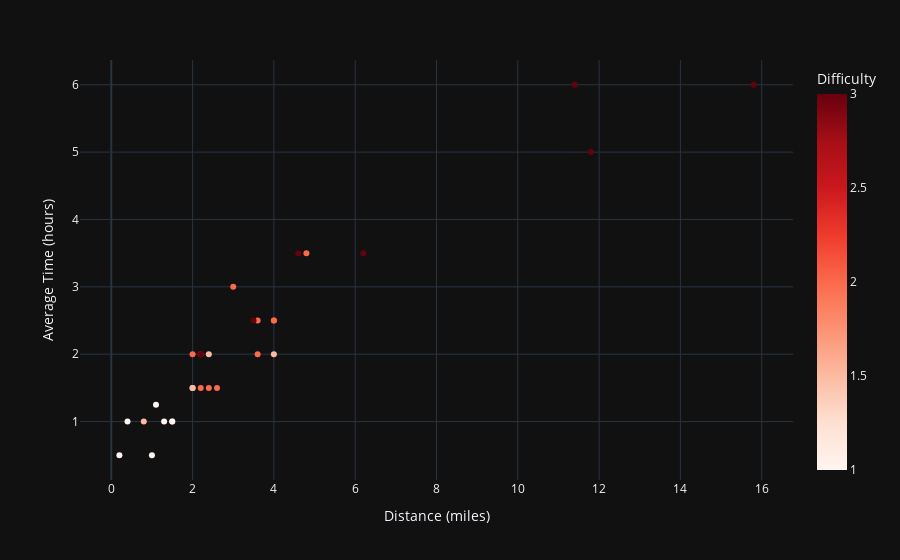

This figure's notebook cell:
### Code cell
px.scatter(df, x = "Distance (miles)", y = "Average Time (hours)", 
           color = "Difficulty", color_continuous_scale = "reds", template = "plotly_dark",symbols)

### Figure 1 — Plotly figure (JSON) as saved in the notebook; plotly's stock layout.template omitted (floating-point values rounded to 4 significant figures)
{"data": [{"hovertemplate": "Distance (miles)=%{x}<br>Average Time (hours)=%{y}<br>Difficulty=%{marker.color}<extra></extra>", "legendgroup": "", "marker": {"color": [1, 2.5, 3, 2, 2, 3, 3, 1, 2, 1, 3, 3, 1.5, 2, 3, 2, 1.5, 1, 2, 2, 1.5, 2, 2, 1.5, 3, 2, 1.5, 1, 1, 1], "coloraxis": "coloraxis", "symbol": "circle"}, "mode": "markers", "name": "", "orientation": "v", "showlegend": false, "type": "scatter", "x": [2, 2.2, 4.6, 2.4, 4, 11.4, 6.2, 1.1, 3.6, 0.2, 11.8, 15.8, 0.8, 2, 2.2, 4, 2.4, 0.4, 2.2, 3.6, 2, 3, 4.8, 4, 3.5, 2.6, 1.5, 1.5, 1.3, 1], "xaxis": "x", "y": [1.5, 2, 3.5, 1.5, 2.5, 6, 3.5, 1.25, 2, 0.5, 5, 6, 1, 2, 2, 2.5, 2, 1, 1.5, 2.5, 1.5, 3, 3.5, 2, 2.5, 1.5, 1, 1, 1, 0.5], "yaxis": "y"}], "layout": {"coloraxis": {"colorbar": {"title": {"text": "Difficulty"}}, "colorscale": [[0, "rgb(255,245,240)"], [0.125, "rgb(254,224,210)"], [0.25, "rgb(252,187,161)"], [0.375, "rgb(252,146,114)"], [0.5, "rgb(251,106,74)"], [0.625, "rgb(239,59,44)"], [0.75, "rgb(203,24,29)"], [0.875, "rgb(165,15,21)"], [1, "rgb(103,0,13)"]]}, "legend": {"tracegroupgap": 0}, "margin": {"t": 60}, "xaxis": {"anchor": "y", "domain": [0, 1], "title": {"text": "Distance (miles)"}}, "yaxis": {"anchor": "x", "domain": [0, 1], "title": {"text": "Average Time (hours)"}}}}
